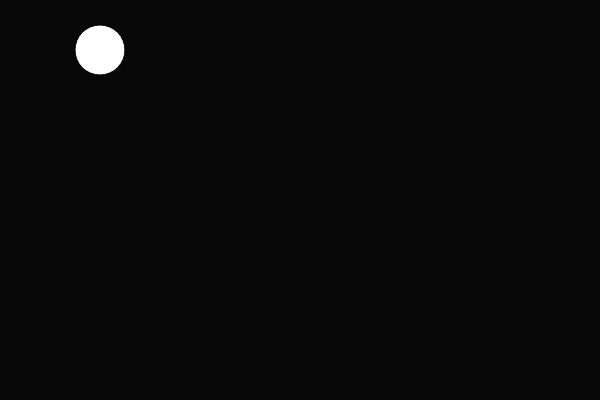
Frame 1 (no input)
Frame 60 (no input): identical to frame 1, image omitted
Frame 120 (the mouse pressed at the canvas centre since frame 60): identical to frame 1, image omitted

The p5.js sketch that drew this single still picture (run headless with seeded random() and noise() and a simulated clock; from frame 60 on, the mouse is pressed at the canvas centre):

// p5.js sketch
// ── sketch.js


function setup() {
    createCanvas(600, 400);
  }
  
  function draw() {
    background(8);
  circle(100,50,50)
  }
